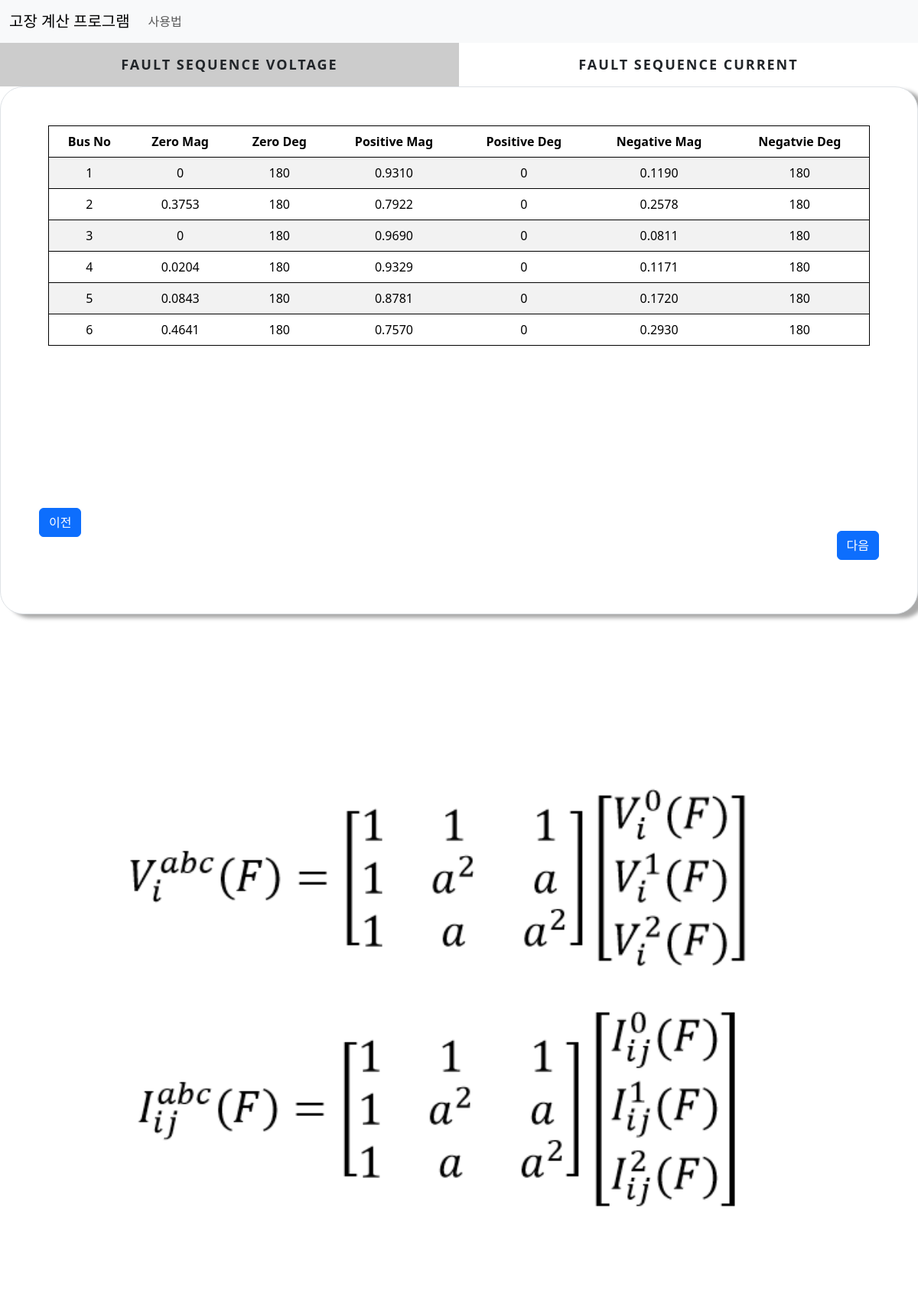
Before: /sequence/ with the older database file.
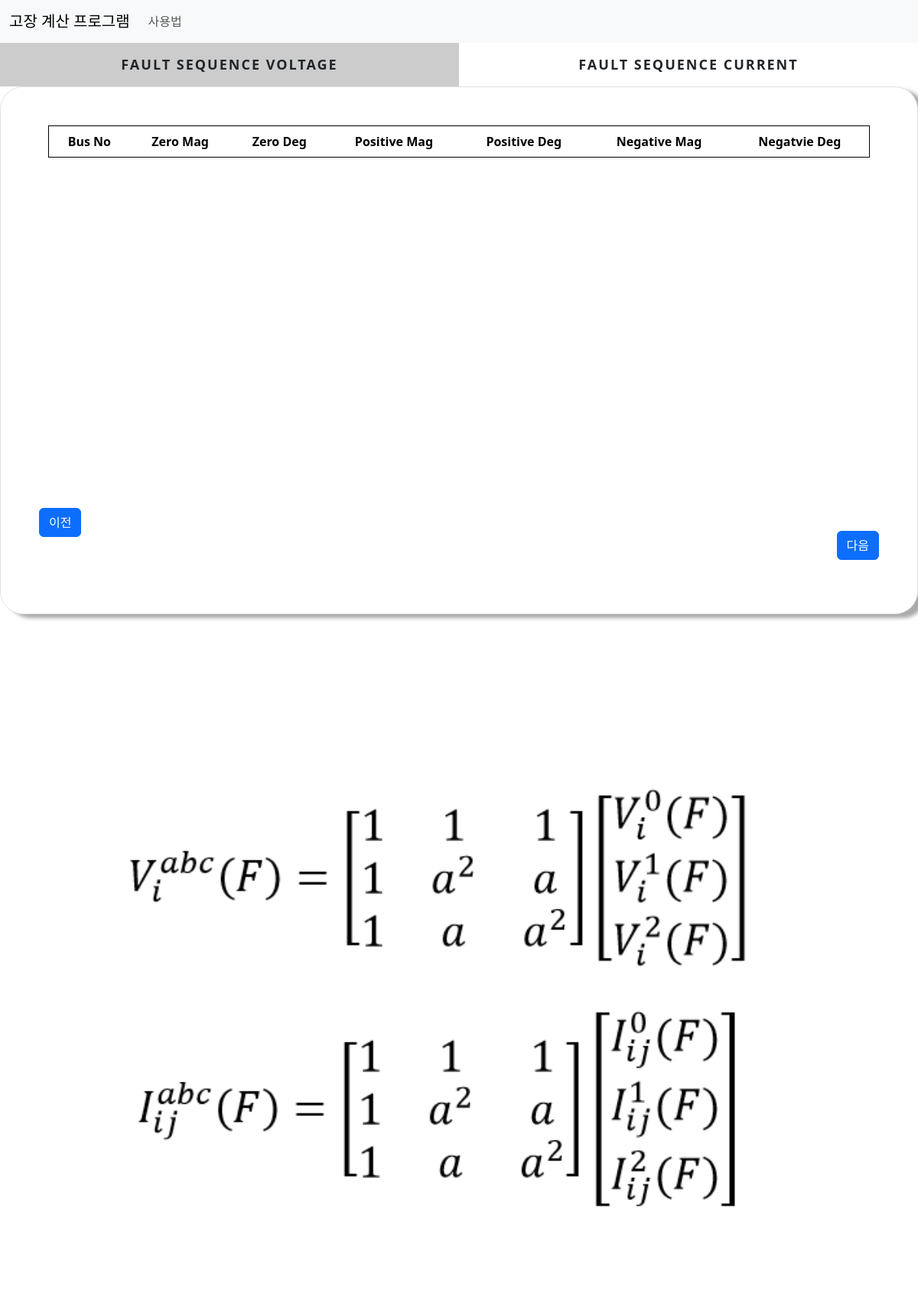
After: the same page with the newer database file.
### cal/models.py (models this page shows)
class OthersequenceV(models.Model):
    Bus_No = models.SmallIntegerField()
    Phase_A_Mag = models.FloatField()
    Phase_A_Deg = models.FloatField()
    Phase_B_Mag = models.FloatField()
    Phase_B_Deg = models.FloatField()
    Phase_C_Mag = models.FloatField()
    Phase_C_Deg = models.FloatField()

### cal/views.py (the view)
# urls.py: path('sequence/', views.sequence,name='sequence'),
def sequence(request):
    sequencev = OthersequenceV.objects.all()
    sequencei = OthersequenceI.objects.all()
    return render(request, 'cal/sequence.html',context={'sequencev':sequencev,'sequencei':sequencei})

### cal/templates/cal/sequence.html (shortened to what this page needs)
{% extends './base.html'%}
{% load static %}
{% block content %}
<div class="main">
    <div class="tab other">
      <label for="tab-1">Fault Sequence Voltage</label>
      <label for="tab-2">Fault Sequence Current</label>
    </div>
    <div class="content">
      <div class="content-dis">
        <div class="border">
          <div class="container  fault">
            <table class="table table-striped">
              <thead>
                <tr>
                  <td>Bus No</td>
                  <td>Zero Mag</td>
                  <td>Zero Deg</td>
                  <td>Positive Mag</td>
                  <td>Positive Deg</td>
                  <td>Negative Mag</td>
                  <td>Negatvie Deg</td>
                </tr>
              </thead>
              <tbody>
                {% for sequencev in sequencev %}
                <tr>
                  <td>{{sequencev.Bus_No}}</td>
                  <td>{{sequencev.Phase_A_Mag|floatformat:-4}}</td>
                  <td>{{sequencev.Phase_A_Deg|floatformat:-4}}</td>
                  <td>{{sequencev.Phase_B_Mag|floatformat:-4}}</td>
                  <td>{{sequencev.Phase_B_Deg|floatformat:-4}}</td>
                  <td>{{sequencev.Phase_C_Mag|floatformat:-4}}</td>
                  <td>{{sequencev.Phase_C_Deg|floatformat:-4}}</td>
                </tr>
                {% endfor %}
              </tbody>
            </table>
          </div>
          <a class="btn btn-primary" href="{% url 'zbus' %}">이전</a>
          <a class="btn btn-primary next" href="{% url 'phase' %}">다음</a>
        </div>
      </div>
    </div>
  <div>
  <img src="{% static 'cal/images/Phase.png'%}">
</div>
{% endblock content%}

### cal/templates/cal/base.html (shortened to what this page needs)
{% load static %}
<!DOCTYPE html>
<html lang="en">
<head>
  <link href="https://cdn.jsdelivr.net/npm/bootstrap@5.3.1/dist/css/bootstrap.min.css" rel="stylesheet">
  <link rel="stylesheet" href="{% static 'cal/css/base.css'%}">
</head>
<body>
  <nav class="navbar navbar-expand-lg bg-body-tertiary">
    <div class="container-fluid">
      <a class="navbar-brand" href="{% url 'main' %}">고장 계산 프로그램</a>
      <div class="collapse navbar-collapse" id="navbarSupportedContent">
        <ul class="navbar-nav me-auto mb-2 mb-lg-0">
          <li class="nav-item">
            <a class="nav-link" href="{% url 'manual' %}">사용법</a>
          </li>
        </ul>
      </div>
    </div>
  </nav>
  {% block content %}{% endblock content %}
</body>
</html>

### cal/static/cal/css/base.css (style rules this page uses)
html { font-family: "Noto Sans KR", sans-serif; font-size: 16px; font-weight: 400; }
* { box-sizing: border-box; }
.border, .condition { background-color:#ffffff; padding: 50px; padding-bottom:100px; border: 1px solid #000000; border-radius:30px; margin-bottom:30px; box-shadow: 10px 5px 5px #aaaaaa; }
label { display:block; }
#tab-1:checked ~ .tab label:nth-child(1), #tab-2:checked ~ .tab label:nth-child(2), #tab-3:checked ~ .tab label:nth-child(3), #tab-4:checked ~ .tab label:nth-child(4), #tab-5:checked ~ .tab label:nth-child(5), #tab-6:checked ~ .tab label:nth-child(6), #tab-7:checked ~ .tab label:nth-child(7), #tab-8:checked ~ .tab label:nth-child(8), #tab-9:checked ~ .tab label:nth-child(9), #tab-10:checked ~ .tab label:nth-child(10), #tab-11:checked ~ .tab label:nth-child(11), #tab-12:checked ~ .tab label:nth-child(12), #tab-13:checked ~ .tab label:nth-child(13), #tab-14:checked ~ .tab label:nth-child(14) { background-color: rgba(0, 0, 0, 0.2); box-shadow: none; }
.content > div { display: none; }
#tab-1:checked ~ .content div:nth-child(1), #tab-2:checked ~ .content div:nth-child(2), #tab-3:checked ~ .content div:nth-child(3), #tab-4:checked ~ .content div:nth-child(4), #tab-5:checked ~ .content div:nth-child(5), #tab-6:checked ~ .content div:nth-child(6), #tab-7:checked ~ .content div:nth-child(7), #tab-8:checked ~ .content div:nth-child(8), #tab-9:checked ~ .content div:nth-child(9), #tab-10:checked ~ .content div:nth-child(10), #tab-11:checked ~ .content div:nth-child(11), #tab-12:checked ~ .content div:nth-child(12), #tab-13:checked ~ .content div:nth-child(13), #tab-14:checked ~ .content div:nth-child(14) { display:block; position:relative; }
.main { margin: 0 auto; max-width: 100%; }
.tab { overflow: hidden; }
.tab label { font-size: 18px; cursor: pointer; float: left; width: 50%; text-align: center; padding: 15px 0; text-transform: uppercase; font-weight: bold; letter-spacing: 2px; user-select: none; -webkit-user-select: none; }
.content { min-height: 250px; }
.fault { overflow:auto; height:500px; }
.table { border: 1px solid black; text-align: center; }
img { width:100%; height:100%; padding-top:50px; }
thead { font-weight: 700; }
.next { position:absolute; right:50px; bottom:70px; }

Changed rows visible on the page:
removed OthersequenceV: Bus_No "1", Phase_A_Mag "0", Phase_A_Deg "180", Phase_B_Mag "0.9310", Phase_B_Deg "0", Phase_C_Mag "0.1190", Phase_C_Deg "180"
removed OthersequenceV: Bus_No "2", Phase_A_Mag "0.3753", Phase_A_Deg "180", Phase_B_Mag "0.7922", Phase_B_Deg "0", Phase_C_Mag "0.2578", Phase_C_Deg "180"
removed OthersequenceV: Bus_No "3", Phase_A_Mag "0", Phase_A_Deg "180", Phase_B_Mag "0.9690", Phase_B_Deg "0", Phase_C_Mag "0.0811", Phase_C_Deg "180"
removed OthersequenceV: Bus_No "4", Phase_A_Mag "0.0204", Phase_A_Deg "180", Phase_B_Mag "0.9329", Phase_B_Deg "0", Phase_C_Mag "0.1171", Phase_C_Deg "180"
removed OthersequenceV: Bus_No "5", Phase_A_Mag "0.0843", Phase_A_Deg "180", Phase_B_Mag "0.8781", Phase_B_Deg "0", Phase_C_Mag "0.1720", Phase_C_Deg "180"
removed OthersequenceV: Bus_No "6", Phase_A_Mag "0.4641", Phase_A_Deg "180", Phase_B_Mag "0.7570", Phase_B_Deg "0", Phase_C_Mag "0.2930", Phase_C_Deg "180"
